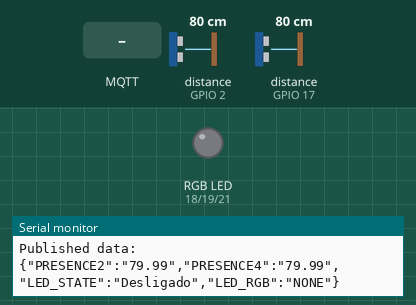
Recording of a sketch running on a simulated ESP32-S2. On the bench: an RGB LED mixed from three pins (HIGH = lit), the last lines printed to the serial monitor. Wiring (inferred from the names in the program): 2 × ultrasonic range finder: trigger GPIO 4, echo GPIO 2 / trigger GPIO 16, echo GPIO 17. The inputs (shaded band) are chosen by the test bench; at power-on: distance to the obstacle (sensors on GPIO 2, GPIO 17) 80 cm. The echo pulse lasts 58.3 µs per cm; WiFi joins after 1.5 s; servers stay silent unless stated; random numbers use the default seed unless the sketch sets one; no MQTT or app messages arrive unless stated; not simulated (calls return 0 or success): env.h; names the files do not define were given values by the test bench: mqtt_port = 1883; pins used as bus, display or sensor lines are not drawn.

Above: at 2.7 s.
2.8 s: MQTT message "GREEN" arrives on the first subscribed topic
At 3.5 s:
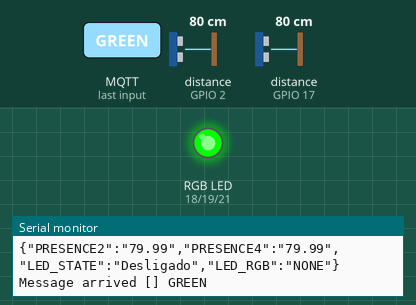
4.3 s: MQTT message "BLUE" arrives on the first subscribed topic
At 4.7 s:
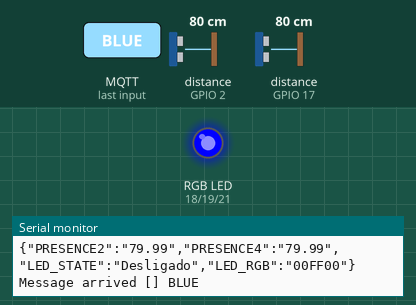
5.8 s: MQTT message "RED" arrives on the first subscribed topic
At 7.0 s:
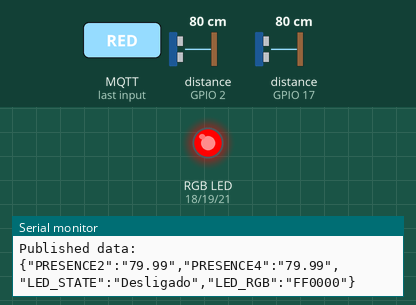
Timing chart, 0 to 8.8 s (numbered marks = the images above; inputs shaded):
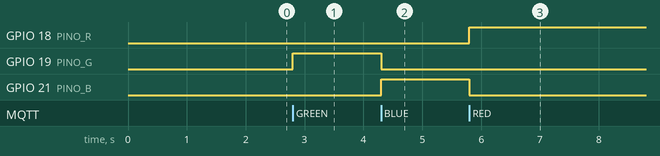

Measured:
- after the input at 2.8 s, GPIO 19 (PINO_G): LOW → HIGH at once
- after the input at 4.3 s, GPIO 19 (PINO_G): HIGH → LOW at once; GPIO 21 (PINO_B): LOW → HIGH at once
- after the input at 5.8 s, GPIO 18 (PINO_R): LOW → HIGH at once; GPIO 21 (PINO_B): HIGH → LOW at once

The sketch:

S2.ino
```cpp
#include "env.h"

#include <WiFi.h>
#include <PubSubClient.h>
#include <ArduinoJson.h>

// Definição dos pinos
#define LED_PIN 2

const int PINO_TRIG = 4; // Pino D4 conectado ao TRIG do HC-SR04
const int PINO_ECHO = 2; // Pino D2 conectado ao ECHO do HC-SR04

const int PINO_TRIG2 = 16; // Pino D16 conectado ao TRIG do HC-SR04
const int PINO_ECHO2 = 17; // Pino D17 conectado ao ECHO do HC-SR04

const int PINO_R = 18;
const int PINO_G = 19;
const int PINO_B = 21;

//Variáveis
String currentColor = "NONE"; //Guarda o valor hexadecimal da cor atual do LED RGB

// WiFi and MQTT clients
WiFiClient espClient;
PubSubClient client(espClient);

//Distância medida pelo sensor
float presence2 = 0;
float presence4 = 0;

bool ledState = false; //Guarda se o led comum está ligado ou desligado
String ledRgbState = "Desligado";
unsigned long lastMsg = 0; //armazena o último envio MQTT
const long interval = 2000;

String rgbToHex(int r, int g, int b) //Transforma valores RGB em uma cor HEX
{
  long colorValue = ((r & 0xFF) << 16) | ((g & 0xFF) << 8) | (b & 0xFF);
  char hexString[7];
  snprintf(hexString, sizeof(hexString), "%06lX", colorValue);
  return String(hexString);
}

void setColor(int redValue, int greenValue,  int blueValue) { //Usada para controlar cada canal do LED;
  currentColor = rgbToHex(redValue, greenValue, blueValue);

  analogWrite(PINO_R, redValue); //Escreve um valor no pino vermelho
  analogWrite(PINO_G,  greenValue);
  analogWrite(PINO_B, blueValue);
}

void setColor(String hex) { //Converte HEX para RGB e escreve os valores nos pinos;
  if (hex.startsWith("#")) {
    hex.remove(0, 1);
  }
  long colorValue = strtol(hex.c_str(), NULL, 16); //Converte a string HEX para um valor long

  int r = (colorValue >> 16) & 0xFF; //Extrai o byte vermelho
  int g = (colorValue >> 8) & 0xFF;
  int b = colorValue & 0xFF;

  analogWrite(PINO_R, r);
  analogWrite(PINO_G,  g);
  analogWrite(PINO_B, b);
}

void setup_wifi() { //Conecta ao WiFi usando SSID e senha do env.h
  delay(10);
  Serial.println();
  Serial.print("Connecting to ");
  Serial.println(SSID);
  WiFi.begin(SSID, password); //Inicia a conexão Wi-Fi
  while (WiFi.status() != WL_CONNECTED) {
    delay(500);
    Serial.print(".");
  }

  Serial.println("");
  Serial.println("WiFi connected");
  Serial.println("IP address: ");
  Serial.println(WiFi.localIP()); //Exibe o endereço IP do ESP32
}

void callback(char* topic, byte* payload, unsigned int length) { //Recebe mensagens do MQTT enviadas ao ESP32
  String message = "";
  for (int i = 0; i < length; i++) {
    message += (char)payload[i]; //Converte um array de bytes em String
  }

  Serial.print("Message arrived [");
  Serial.print(topic);
  Serial.print("] ");
  Serial.println(message);
  if(message == "ping") { //comando de teste de conectividade
    client.publish(mqtt_topic_out, "pong"); //responde "pong" no tópico de saída
  }

  if (message == "TOGGLE_LED") { //Comando para alterar o estado do LED comum
    ledState = !ledState;
    digitalWrite(LED_PIN, ledState ? HIGH : LOW); //Liga e desliga o LED
  }

  //Muda a cor do LED RGB
  if (message == "GREEN") {
    setColor(0,255,0);
  }

  if (message == "BLUE") {
    setColor(0,0,255);
  }

  if (message == "RED") {
    setColor(255,0,0);
  }

  if(message.startsWith("color/")) {
    String color = message.substring(7);
    Serial.println("Color: " + color);
    setColor(color);
  }
}

void reconnect() { //Se o ESP32 perda a conexão com o MQTT, ele tenta reconectar infinitamente
  while (!client.connected()) {
    Serial.print("Attempting MQTT connection...");
    String clientId = "ESP32_S2_";
    clientId += String(random(0xffff), HEX);

    if (client.connect(clientId.c_str(), "nextrain", "nextrain")) {
      Serial.println("connected");
      client.subscribe(mqtt_topic_in);
    } else {
      Serial.print("failed, rc=");
      Serial.print(client.state());
      Serial.println(" try again in 5 seconds");
      delay(5000);
    }
  }
}

void readSensors() {    //Envia o sinal no TRIG, espera a resposta ECHO, Mede tempo de retorno e converte para distância em cm;
  digitalWrite(PINO_TRIG, LOW);
  delayMicroseconds(2);
  digitalWrite(PINO_TRIG, HIGH);
  delayMicroseconds(10);
  digitalWrite(PINO_TRIG, LOW);
  long duracao1 = pulseIn(PINO_ECHO, HIGH);
  presence2 = (duracao1 * 0.0343) / 2;
  delay(20);
  digitalWrite(PINO_TRIG2, LOW);
  delayMicroseconds(2);
  digitalWrite(PINO_TRIG2, HIGH);
  delayMicroseconds(10);
  digitalWrite(PINO_TRIG2, LOW);
  long duracao2 = pulseIn(PINO_ECHO2, HIGH);
  presence4 = (duracao2 * 0.0343) / 2;
}

void publishData() {  //Envio de dados via MQTT
  StaticJsonDocument<300> doc;

  doc["PRESENCE2"] = String(presence2); //Distância do sensor 1;
  doc["PRESENCE4"] = String(presence4);
  doc["LED_STATE"] = ledState ? "Ligado" : "Desligado";
  doc["LED_RGB"] = currentColor; //Cor atual (HEX)

  char jsonBuffer[300];
  serializeJson(doc, jsonBuffer); //Converte Json para texto
  client.publish(mqtt_topic_out, jsonBuffer); //envia o texto pelo MQTT
  Serial.println("Published data:");
  Serial.println(jsonBuffer);
}

void setup() {
  Serial.begin(115200);

  // Inicializa os pinos
  pinMode(LED_PIN, OUTPUT);
  pinMode(PINO_TRIG, OUTPUT);
  pinMode(PINO_ECHO, INPUT);
  pinMode(PINO_TRIG2, OUTPUT);
  pinMode(PINO_ECHO2, INPUT);
  pinMode(PINO_R,  OUTPUT);
  pinMode(PINO_G, OUTPUT);
  pinMode(PINO_B, OUTPUT);

  // Desliga todos os leds
  digitalWrite(LED_PIN, LOW);
  digitalWrite(PINO_R, LOW);
  digitalWrite(PINO_G, LOW);
  digitalWrite(PINO_B, LOW);

  // Connect to WiFi
  setup_wifi();

  // Configure MQTT
  client.setServer(mqtt_server, mqtt_port);
  client.setCallback(callback); //Define qual a função que será chamada quando uma mensagem chegar de um tópico
  Serial.println("S2 Station initialized!");
}

void loop() {
  if (!client.connected()) { //Verifica se o ESP32 está conectado ao broker MQTT
    reconnect(); //Caso não esteja conectado, a função reconnect é chamada
  }

  client.loop();
  unsigned long now = millis(); //Retorna o tempo em milissegundos
  if (now - lastMsg > interval) {
    lastMsg = now;//lastMsg momento da última mensagem enviada
    readSensors(); //Lê os sensores de temperatura e umidade.
    publishData(); //Função enviada para os dados lidos para o MQTT
  }
}
```
